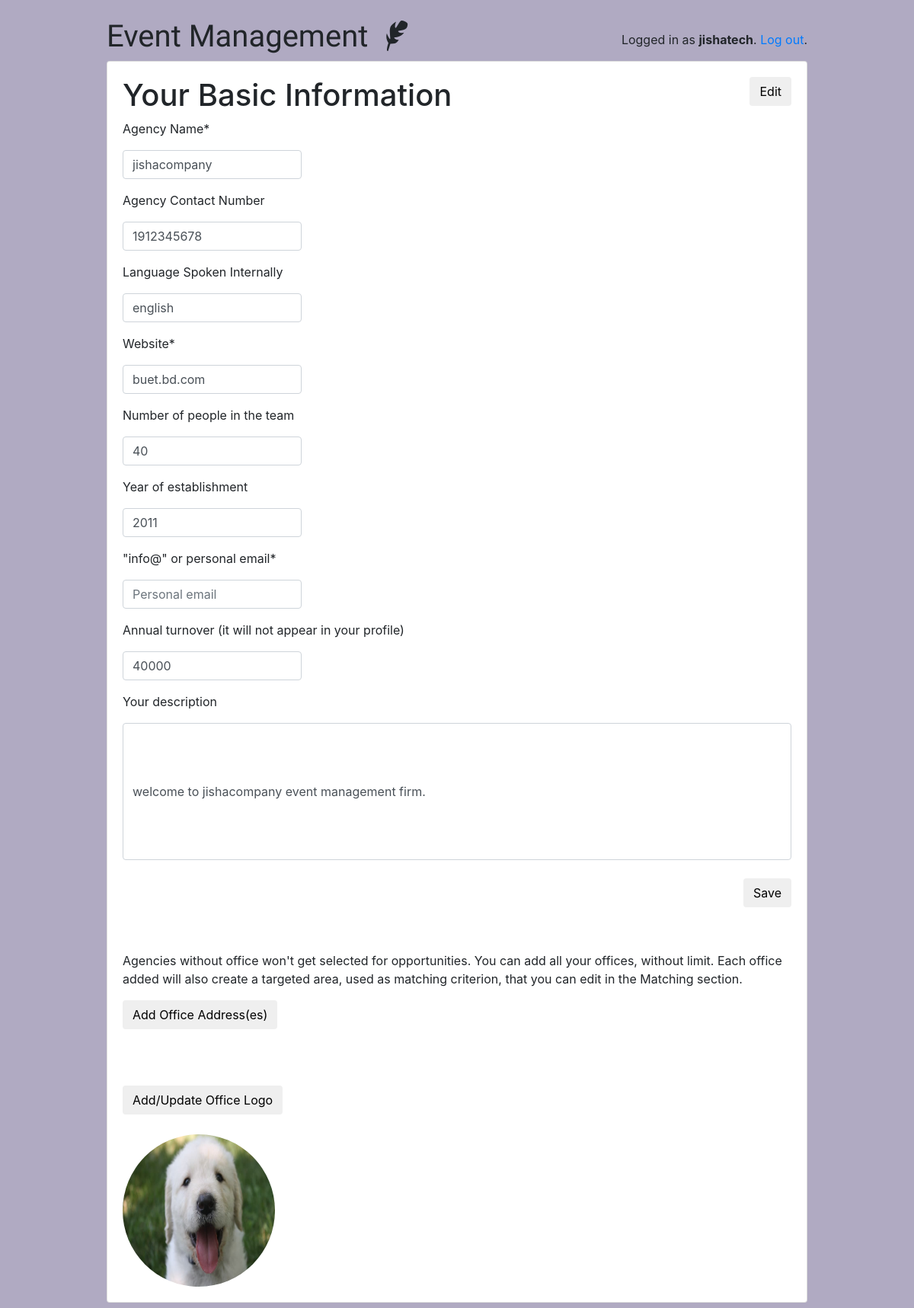
The page /agency/profile/ (signed in) on the database its author committed.
### reg_group/models.py (models this page shows)
class User(AbstractUser):
    is_client = models.BooleanField(default=False)
    is_agency = models.BooleanField(default=False)
    is_vendor = models.BooleanField(default=False)
    email = models.EmailField(max_length=255, default=None, blank=True, null=True)

### agency/models.py (models this page shows)
class Agency(models.Model):
    agent_username = models.CharField(max_length=255, unique=True, default="", blank=True, null=True)
    agent_email = models.EmailField(max_length=255, default="", blank=True, null=True)
    agency_company_name = models.CharField(max_length=255, default="", blank=True, null=True)
    agency_company_website = models.CharField(max_length=255, default="", blank=True, null=True)
    agency_establish_time = models.IntegerField(default="", blank=True, null=True)
    agency_employee_number = models.IntegerField(default="", blank=True, null=True)
    agency_annual_turnover = models.IntegerField(default="", blank=True, null=True)
    agency_member_type = models.CharField(max_length=255, default="", blank=True, null=True)
    agency_description = models.CharField(max_length=2083, default="", blank=True, null=True)
    agency_logo = models.ImageField(upload_to='images/', default="", blank=True, null=True)
    agency_language = models.CharField(max_length=255, default="", blank=True, null=True)
    agency_contact_number = models.IntegerField(default="", blank=True, null=True)
    agency_studio_size = models.CharField(max_length=255, default=None, blank=True, null=True)
    date_added = models.DateTimeField(default=datetime.now, blank=True)
    objects = AgencyManager()

### imageapp/models.py (models this page shows)
class Picture(models.Model):
    image_name = models.CharField(max_length=2080, default=None, blank=True, null=True)
    image_file = models.ImageField(upload_to='images/')
    uploader = models.CharField(max_length=255, default=None, blank=True, null=True)
    date_added = models.DateTimeField(default=datetime.now, blank=True)
    objects = ImageManager()

### agency/views.py (the view)
# urls.py: path('', agency_view, name='agency_upload'),
def agency_view(request):
    try:
        value = Agency.objects.get(agent_username=request.user.username)
        logo = Picture.objects.filter(uploader=request.user.username, image_name="company_logo").order_by('date_added')[0]
        return render(request, 'agency_form.html', {'value': value, 'logo': logo}, )
    except Agency.DoesNotExist:
        value = None
        if request.method == 'POST':
            form = AgencyForm(request.POST, instance=value)
            if form.is_valid():
                obj = form.save(commit=False)
                agency_registration_username = request.user.username  # jishatech
                obj.agent_username = agency_registration_username
                obj.agent_email = request.user.email
                obj.save()
                if obj.agency_employee_number <= 10:
                    obj.agency_studio_size = "small studio"
                elif obj.agency_employee_number <= 30:
                    obj.agency_studio_size = "medium studio"
                elif obj.agency_employee_number <= 100:
                    obj.agency_studio_size = "big studio"
                elif obj.agency_employee_number > 100:
                    obj.agency_studio_size = "group"
                else:
                    obj.agency_studio_size = "i do not care"
                obj.save()
                return redirect('agency_success')
        else:
            form = AgencyForm(instance=value)
        return render(request, 'agency_form.html', {'form': form, 'value': value, 'logo': logo}, )

### agency/models.py (called while the page is built)
    def get_queryset(self):
        return AgencyQuerySet(self.model, using=self._db)

### imageapp/models.py (called while the page is built)
    def get_queryset(self):
        return ImageQuerySet(self.model, using=self._db)

### agency/templates/agency_form.html (shortened to what this page needs)
{% extends "base.html" %}
{% block content %}
        <a href="{% url 'edit_post' %}">
            <button type="button" class="btn btn-default" style="float: right;">
                Edit
            </button>
        </a>
        <h1>Your Basic Information</h1>
    <form method = "post" enctype="multipart/form-data">
        <td>
            <p>Agency Name*</p>
            <input type="text" name="agency_company_name" class="form-control" placeholder="Desired agency name"
                   style="width:235px;" value="{{ value.agency_company_name }}">
        </td>
        <td>
            <p>Agency Contact Number</p>
            <input type="text" name="agency_contact_number" class="form-control" placeholder="Agency contact number"
                   style="width:235px;" value="{{ value.agency_contact_number }}">
        </td>
        <td>
            <p>Language Spoken Internally</p>
            <input type="text" name="agency_language" class="form-control" placeholder="Desired internal language"
                   style="width:235px;" value="{{ value.agency_language }}">
        </td>
        <td>
            <p>Website*</p>
            <input type="text" name="agency_company_website" class="form-control" placeholder="Desired website"
                   style="width:235px;" value="{{ value.agency_company_website }}">
        </td>
        <td>
            <p>Number of people in the team</p>
            <input type="text" name="agency_employee_number" class="form-control" placeholder="Desired employee number"
                   style="width:235px;" value="{{ value.agency_employee_number }}">
        </td>
        <td>
            <p>Year of establishment</p>
            <input type="text" name="agency_establish_time" class="form-control" placeholder="Year of establishment"
                   style="width:235px;" value="{{ value.agency_establish_time }}">
        </td>
        <td>
            <p>"info@" or personal email*</p>
            <input type="text" name="agent_email" class="form-control" placeholder="Personal email"
                   style="width:235px;" value="{{ user.agent_email }}">
        </td>
        <td>
            <p>Annual turnover (it will not appear in your profile)</p>
            <input type="text" name="agency_annual_turnover" class="form-control" placeholder="Annual turnover"
                   style="width:235px;" value="{{ value.agency_annual_turnover }}">
        </td>
        <td>
            <p>Your description</p>
            <input type="text" name="agency_description" class="form-control" placeholder="Tell client about your agency"
                   style="height:180px;" value="{{ value.agency_description }}">
        </td>
        <br>
        <button type="submit" class="btn btn-default" value="" style="float: right;">
                Save
        </button>
        <p>
            <br>
            <br>
            <br>
            <br>
            Agencies without office won't get selected for opportunities. You can add all your offices, without limit. Each office added will also create a targeted area, used as matching criterion, that you can edit in the Matching section.</p>
        <a href="{% url 'agency_contact_success' %}">
            <button type="button" class="btn btn-default" style="float: left;">
                Add Office Address(es)
            </button>
        </a>
        <p>
            <br>
            <br>
            <br>
            <br>
        </p>
        <a href="/agency/image_upload/">
            <button type="button" class="btn btn-default" style="float: left;">
                Add/Update Office Logo
            </button>
        </a>
        <p>
            <br>
            <br>
        </p>
        <div class="media">
            <center><img class="rounded-circle account-img" width="200" height="200" src="/media/{{ logo.image_file }}" /></center>
        </div>
    </form>
{% endblock %}

### templates/base.html (shortened to what this page needs)
<!doctype html>
{% load static %}
<html lang="en">
  <head>
    <link rel="stylesheet" href="https://maxcdn.bootstrapcdn.com/bootstrap/4.0.0/css/bootstrap.min.css">
    <link rel="stylesheet" type="text/css" href="{% static 'vendor/fontello-2f186091/css/fontello.css' %}">
    <link rel="stylesheet" type="text/css" href="{% static 'css/app.css' %}">
    {% if user.is_authenticated and user.is_agency %}
      <link rel="stylesheet" type="text/css" href="{% static 'css/agency.css' %}">
    {% elif user.is_authenticated and user.is_vendor %}
      <link rel="stylesheet" type="text/css" href="{% static 'css/vendor.css' %}">
    {% else %}
      <link rel="stylesheet" type="text/css" href="{% static 'css/client.css' %}">
    {% endif %}
  </head>
  <body>
    <div class="container my-4">
      <div class="row justify-content-center">
        <div class="col-md-10 col-sm-12">
          <div class="row">
            <div class="col-6">
              <h1 class="logo">
                <a href="{% url 'home' %}">
                  Event Management
                  {% if user.is_authenticated %}
                    {% if user.is_agency %}
                      <span class="icon-feather" data-toggle="tooltip" data-placement="right" title="Agency profile"></span>
                    {% elif user.is_vendor %}
                      <span class="icon-feather" data-toggle="tooltip" data-placement="right" title="Vendor profile"></span>
                    {% else %}
                      <span class="icon-graduation-cap" data-toggle="tooltip" data-placement="right" title="Client profile"></span>
                    {% endif %}
                  {% endif %}
                </a>
              </h1>
            </div>
            <div class="col-6 text-right">
              {% if user.is_authenticated %}
                <p class="pt-3">Logged in as <strong>{{ user.username }}</strong>. <a href="{% url 'logout' %}">Log out</a>.</p>
              {% else %}
                <a href="{% url 'login' %}" class="btn btn-light" role="button">Log in</a>
                <a href="{% url 'signup' %}" class="btn btn-primary" role="button">Sign up</a>
              {% endif %}
            </div>
          </div>
          <div class="card mb-3">
            <div class="card-body">
              {% block content %}
              {% endblock %}
            </div>
          </div>
        </div>
      </div>
    </div>
  </body>
</html>

### static/css/app.css (style rules this page uses)
.logo { font-family: 'Clicker Script', cursive; }
.logo a { color: #212529; text-decoration: none; }

### static/css/agency.css (style rules this page uses)
body { background-color: #b0aac2; }

### rows shown on the page
User: username "jishatech"
Agency: agency_company_name "jishacompany", agency_contact_number "1912345678", agency_language "english", agency_company_website "buet.bd.com", agency_employee_number "40", agency_establish_time "2011", agency_annual_turnover "40000", agency_description "welcome to jishacompany event management firm."
Picture: image_file (picture)
